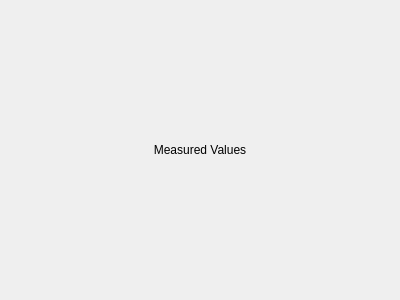
<?xml version="1.0" encoding="UTF-8"?>
<ui version="4.0">
 <class>MeasuredValues</class>
 <widget class="QWidget" name="MeasuredValues">
  <property name="geometry">
   <rect>
    <x>0</x>
    <y>0</y>
    <width>400</width>
    <height>300</height>
   </rect>
  </property>
  <property name="windowTitle">
   <string>Form</string>
  </property>
  <layout class="QGridLayout" name="gridLayout">
   <item row="0" column="0">
    <layout class="QVBoxLayout" name="verticalLayout">
     <item>
      <widget class="QLabel" name="lt_Name">
       <property name="text">
        <string>Measured Values</string>
       </property>
       <property name="alignment">
        <set>Qt::AlignCenter</set>
       </property>
      </widget>
     </item>
    </layout>
   </item>
   <item row="1" column="0">
    <layout class="QVBoxLayout" name="lt_PairsOfValues"/>
   </item>
  </layout>
 </widget>
 <resources/>
 <connections/>
</ui>
